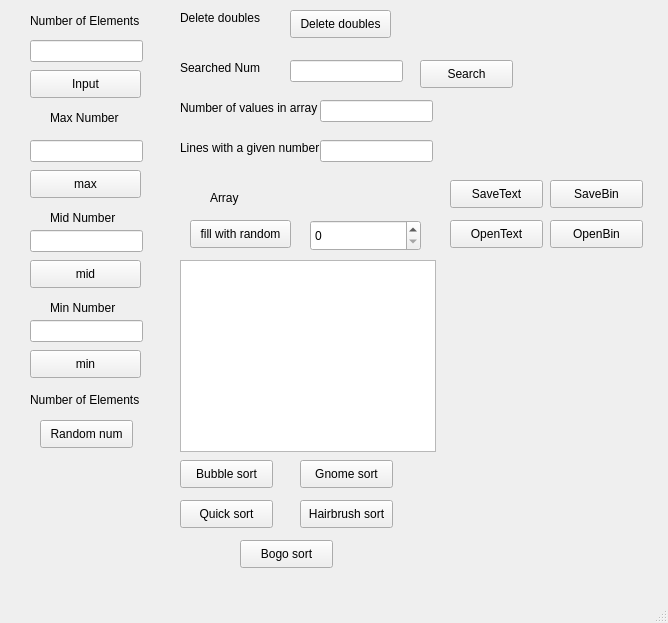
<?xml version="1.0" encoding="UTF-8"?>
<ui version="4.0">
 <class>MainWindow</class>
 <widget class="QMainWindow" name="MainWindow">
  <property name="geometry">
   <rect>
    <x>0</x>
    <y>0</y>
    <width>668</width>
    <height>623</height>
   </rect>
  </property>
  <property name="windowTitle">
   <string>MainWindow</string>
  </property>
  <widget class="QWidget" name="centralwidget">
   <widget class="QLabel" name="label_num">
    <property name="geometry">
     <rect>
      <x>30</x>
      <y>10</y>
      <width>121</width>
      <height>21</height>
     </rect>
    </property>
    <property name="text">
     <string>Number of Elements</string>
    </property>
   </widget>
   <widget class="QLineEdit" name="lineEdit_num">
    <property name="geometry">
     <rect>
      <x>30</x>
      <y>40</y>
      <width>113</width>
      <height>22</height>
     </rect>
    </property>
   </widget>
   <widget class="QPushButton" name="pushButton_num">
    <property name="geometry">
     <rect>
      <x>30</x>
      <y>70</y>
      <width>111</width>
      <height>28</height>
     </rect>
    </property>
    <property name="text">
     <string>Input</string>
    </property>
   </widget>
   <widget class="QLabel" name="label_max">
    <property name="geometry">
     <rect>
      <x>50</x>
      <y>110</y>
      <width>81</width>
      <height>16</height>
     </rect>
    </property>
    <property name="text">
     <string>Max Number</string>
    </property>
   </widget>
   <widget class="QLineEdit" name="lineEdit_max">
    <property name="geometry">
     <rect>
      <x>30</x>
      <y>140</y>
      <width>113</width>
      <height>22</height>
     </rect>
    </property>
   </widget>
   <widget class="QPushButton" name="pushButton_max">
    <property name="geometry">
     <rect>
      <x>30</x>
      <y>170</y>
      <width>111</width>
      <height>28</height>
     </rect>
    </property>
    <property name="text">
     <string>max</string>
    </property>
   </widget>
   <widget class="QLabel" name="label_mid">
    <property name="geometry">
     <rect>
      <x>50</x>
      <y>210</y>
      <width>71</width>
      <height>16</height>
     </rect>
    </property>
    <property name="text">
     <string>Mid Number</string>
    </property>
   </widget>
   <widget class="QLineEdit" name="lineEdit_mid">
    <property name="geometry">
     <rect>
      <x>30</x>
      <y>230</y>
      <width>113</width>
      <height>22</height>
     </rect>
    </property>
   </widget>
   <widget class="QPushButton" name="pushButton_mid">
    <property name="geometry">
     <rect>
      <x>30</x>
      <y>260</y>
      <width>111</width>
      <height>28</height>
     </rect>
    </property>
    <property name="text">
     <string>mid</string>
    </property>
   </widget>
   <widget class="QLineEdit" name="lineEdit_min">
    <property name="geometry">
     <rect>
      <x>30</x>
      <y>320</y>
      <width>113</width>
      <height>22</height>
     </rect>
    </property>
    <property name="text">
     <string/>
    </property>
   </widget>
   <widget class="QPushButton" name="pushButton_min">
    <property name="geometry">
     <rect>
      <x>30</x>
      <y>350</y>
      <width>111</width>
      <height>28</height>
     </rect>
    </property>
    <property name="text">
     <string>min</string>
    </property>
   </widget>
   <widget class="QLabel" name="label_min">
    <property name="geometry">
     <rect>
      <x>50</x>
      <y>300</y>
      <width>71</width>
      <height>16</height>
     </rect>
    </property>
    <property name="text">
     <string>Min Number</string>
    </property>
   </widget>
   <widget class="QLabel" name="label_num1">
    <property name="geometry">
     <rect>
      <x>30</x>
      <y>390</y>
      <width>121</width>
      <height>20</height>
     </rect>
    </property>
    <property name="text">
     <string>Number of Elements</string>
    </property>
   </widget>
   <widget class="QPushButton" name="pushButton_rand">
    <property name="geometry">
     <rect>
      <x>40</x>
      <y>420</y>
      <width>93</width>
      <height>28</height>
     </rect>
    </property>
    <property name="text">
     <string>Random num</string>
    </property>
   </widget>
   <widget class="QLabel" name="label_del">
    <property name="geometry">
     <rect>
      <x>180</x>
      <y>10</y>
      <width>91</width>
      <height>16</height>
     </rect>
    </property>
    <property name="text">
     <string>Delete doubles</string>
    </property>
   </widget>
   <widget class="QLabel" name="label_search">
    <property name="geometry">
     <rect>
      <x>180</x>
      <y>60</y>
      <width>91</width>
      <height>16</height>
     </rect>
    </property>
    <property name="text">
     <string>Searched Num</string>
    </property>
   </widget>
   <widget class="QLabel" name="label_val">
    <property name="geometry">
     <rect>
      <x>180</x>
      <y>100</y>
      <width>151</width>
      <height>16</height>
     </rect>
    </property>
    <property name="text">
     <string>Number of values in array</string>
    </property>
   </widget>
   <widget class="QLabel" name="label_line">
    <property name="geometry">
     <rect>
      <x>180</x>
      <y>140</y>
      <width>161</width>
      <height>16</height>
     </rect>
    </property>
    <property name="text">
     <string>Lines with a given number</string>
    </property>
   </widget>
   <widget class="QPushButton" name="pushButton_del">
    <property name="geometry">
     <rect>
      <x>290</x>
      <y>10</y>
      <width>101</width>
      <height>28</height>
     </rect>
    </property>
    <property name="text">
     <string>Delete doubles</string>
    </property>
   </widget>
   <widget class="QLineEdit" name="lineEdit_search">
    <property name="geometry">
     <rect>
      <x>290</x>
      <y>60</y>
      <width>113</width>
      <height>22</height>
     </rect>
    </property>
   </widget>
   <widget class="QLineEdit" name="lineEdit_val">
    <property name="geometry">
     <rect>
      <x>320</x>
      <y>100</y>
      <width>113</width>
      <height>22</height>
     </rect>
    </property>
   </widget>
   <widget class="QLineEdit" name="lineEdit_line">
    <property name="geometry">
     <rect>
      <x>320</x>
      <y>140</y>
      <width>113</width>
      <height>22</height>
     </rect>
    </property>
   </widget>
   <widget class="QPushButton" name="pushButton_search">
    <property name="geometry">
     <rect>
      <x>420</x>
      <y>60</y>
      <width>93</width>
      <height>28</height>
     </rect>
    </property>
    <property name="text">
     <string>Search</string>
    </property>
   </widget>
   <widget class="QLabel" name="label_arr">
    <property name="geometry">
     <rect>
      <x>210</x>
      <y>190</y>
      <width>55</width>
      <height>16</height>
     </rect>
    </property>
    <property name="text">
     <string>Array</string>
    </property>
   </widget>
   <widget class="QPushButton" name="pushButton_arr">
    <property name="geometry">
     <rect>
      <x>190</x>
      <y>220</y>
      <width>101</width>
      <height>28</height>
     </rect>
    </property>
    <property name="text">
     <string>fill with random</string>
    </property>
   </widget>
   <widget class="QSpinBox" name="spinBox">
    <property name="geometry">
     <rect>
      <x>310</x>
      <y>220</y>
      <width>111</width>
      <height>31</height>
     </rect>
    </property>
   </widget>
   <widget class="QTableWidget" name="tableWidget">
    <property name="geometry">
     <rect>
      <x>180</x>
      <y>260</y>
      <width>256</width>
      <height>192</height>
     </rect>
    </property>
   </widget>
   <widget class="QPushButton" name="pushButton_bubble">
    <property name="geometry">
     <rect>
      <x>180</x>
      <y>460</y>
      <width>93</width>
      <height>28</height>
     </rect>
    </property>
    <property name="text">
     <string>Bubble sort</string>
    </property>
   </widget>
   <widget class="QPushButton" name="pushButton_gnome">
    <property name="geometry">
     <rect>
      <x>300</x>
      <y>460</y>
      <width>93</width>
      <height>28</height>
     </rect>
    </property>
    <property name="text">
     <string>Gnome sort</string>
    </property>
   </widget>
   <widget class="QPushButton" name="pushButton_quick">
    <property name="geometry">
     <rect>
      <x>180</x>
      <y>500</y>
      <width>93</width>
      <height>28</height>
     </rect>
    </property>
    <property name="text">
     <string>Quick sort</string>
    </property>
   </widget>
   <widget class="QPushButton" name="pushButton_brush">
    <property name="geometry">
     <rect>
      <x>300</x>
      <y>500</y>
      <width>93</width>
      <height>28</height>
     </rect>
    </property>
    <property name="text">
     <string>Hairbrush sort</string>
    </property>
   </widget>
   <widget class="QPushButton" name="pushButton_bogo">
    <property name="geometry">
     <rect>
      <x>240</x>
      <y>540</y>
      <width>93</width>
      <height>28</height>
     </rect>
    </property>
    <property name="text">
     <string>Bogo sort</string>
    </property>
   </widget>
   <widget class="QPushButton" name="pushButton_savetxt">
    <property name="geometry">
     <rect>
      <x>450</x>
      <y>180</y>
      <width>93</width>
      <height>28</height>
     </rect>
    </property>
    <property name="text">
     <string>SaveText</string>
    </property>
   </widget>
   <widget class="QPushButton" name="pushButton_savebin">
    <property name="geometry">
     <rect>
      <x>550</x>
      <y>180</y>
      <width>93</width>
      <height>28</height>
     </rect>
    </property>
    <property name="text">
     <string>SaveBin</string>
    </property>
   </widget>
   <widget class="QPushButton" name="pushButton_opentxt">
    <property name="geometry">
     <rect>
      <x>450</x>
      <y>220</y>
      <width>93</width>
      <height>28</height>
     </rect>
    </property>
    <property name="text">
     <string>OpenText</string>
    </property>
   </widget>
   <widget class="QPushButton" name="pushButton_openbin">
    <property name="geometry">
     <rect>
      <x>550</x>
      <y>220</y>
      <width>93</width>
      <height>28</height>
     </rect>
    </property>
    <property name="text">
     <string>OpenBin</string>
    </property>
   </widget>
  </widget>
  <widget class="QMenuBar" name="menubar">
   <property name="geometry">
    <rect>
     <x>0</x>
     <y>0</y>
     <width>668</width>
     <height>21</height>
    </rect>
   </property>
  </widget>
  <widget class="QStatusBar" name="statusbar"/>
 </widget>
 <resources/>
 <connections/>
</ui>
